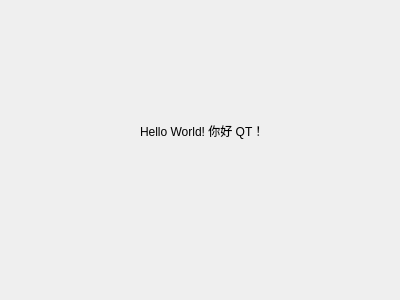
<?xml version="1.0" encoding="UTF-8"?>
<ui version="4.0">
 <class>HelloDialog</class>
 <widget class="QDialog" name="HelloDialog">
  <property name="geometry">
   <rect>
    <x>0</x>
    <y>0</y>
    <width>400</width>
    <height>300</height>
   </rect>
  </property>
  <property name="windowTitle">
   <string>Dialog</string>
  </property>
  <widget class="QLabel" name="label">
   <property name="geometry">
    <rect>
     <x>140</x>
     <y>120</y>
     <width>151</width>
     <height>21</height>
    </rect>
   </property>
   <property name="text">
    <string>Hello World! 你好 QT！</string>
   </property>
  </widget>
 </widget>
 <resources/>
 <connections/>
</ui>
